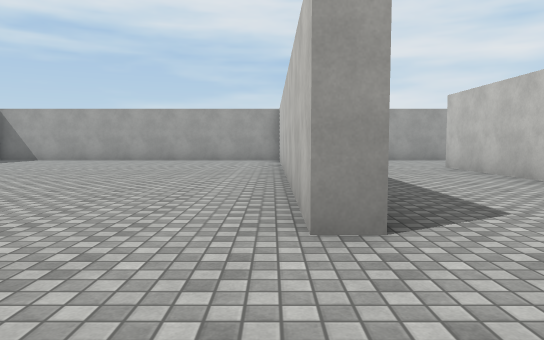
view 1 (above)

22 first-person views from a walk through a Unity game level. The camera is 1.2 m above the floor, tilts 4° down and sees 70° across. The floor is counted in squares, 2 m on a side. Each view is taken from the middle of a square. On the plan, view 1 faces up. The plan holds only what a view shows up to about 11 squares ahead; the rest is blank. The place goes on beyond the plan. The player is left out. Surface patterns are stand-ins for the level's own textures.

view 2
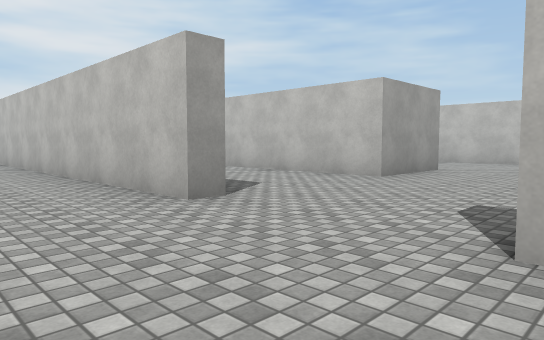

view 3
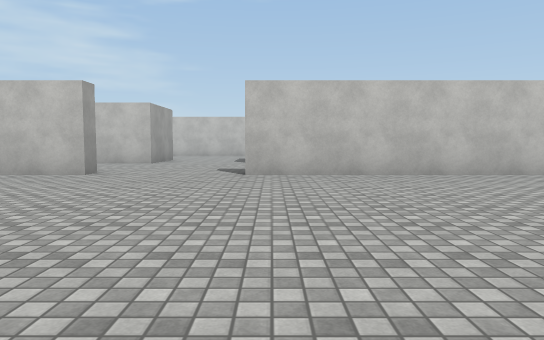

view 4
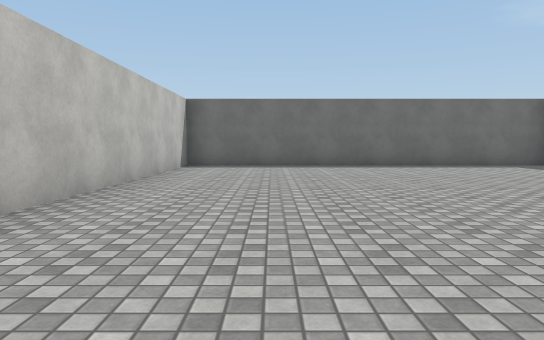

view 5
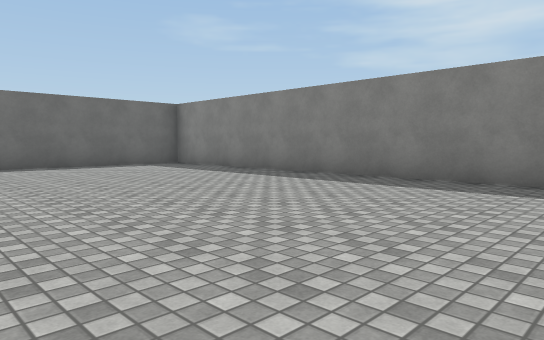

view 6
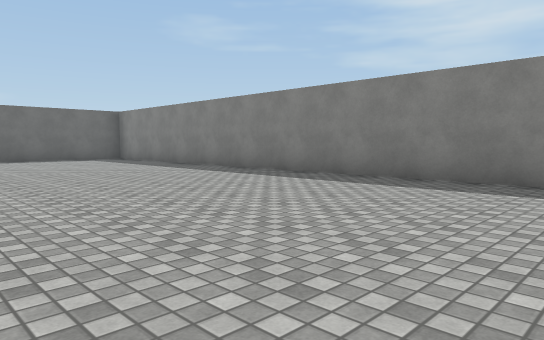

view 7
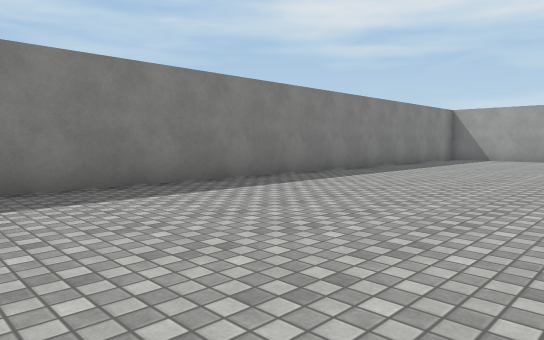

view 8
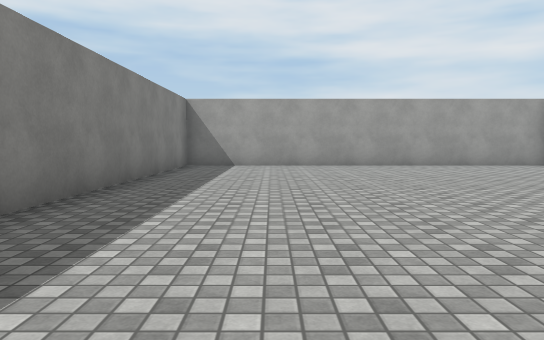

view 9
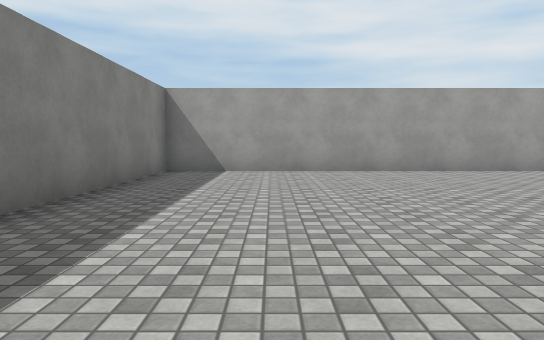

view 10
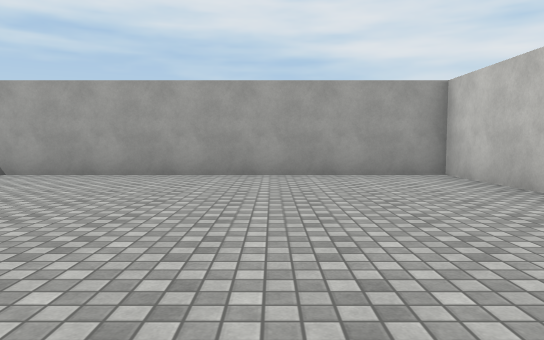

view 11
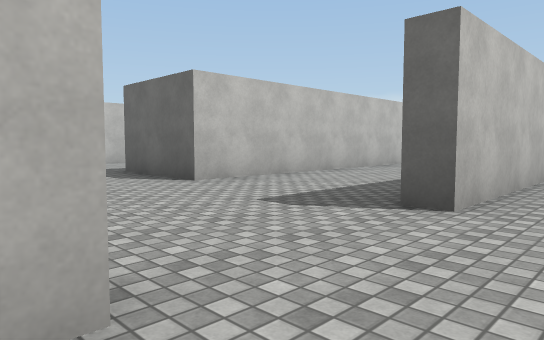

view 12
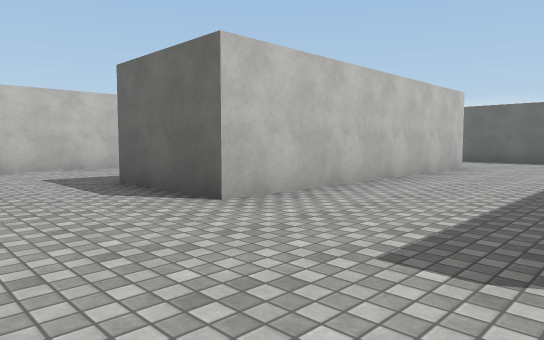

view 13
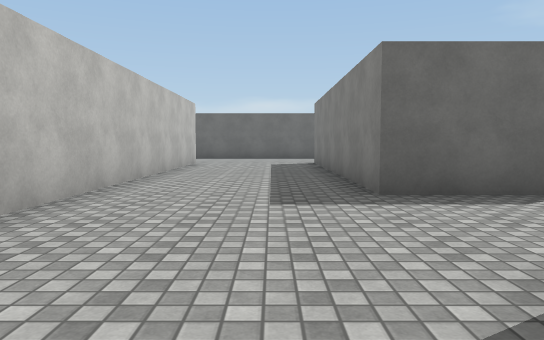

view 14
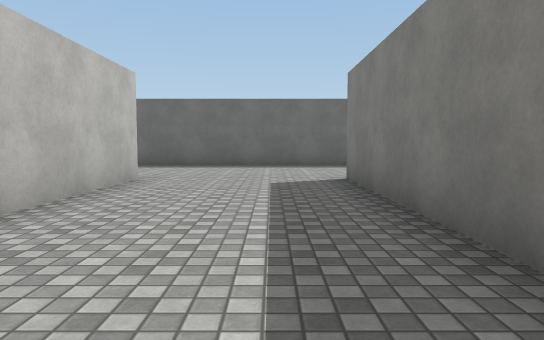

view 15
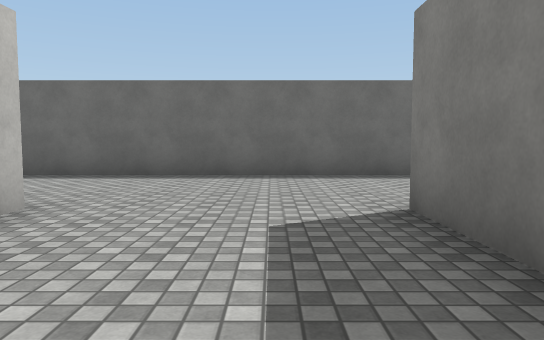

view 16
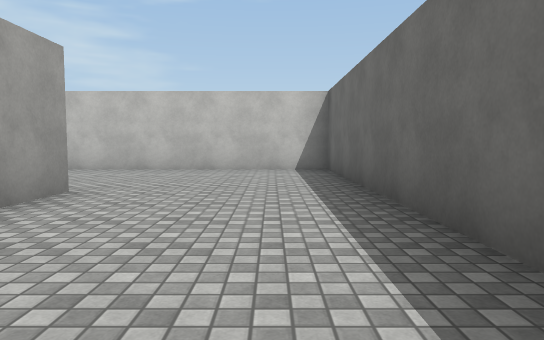

view 17
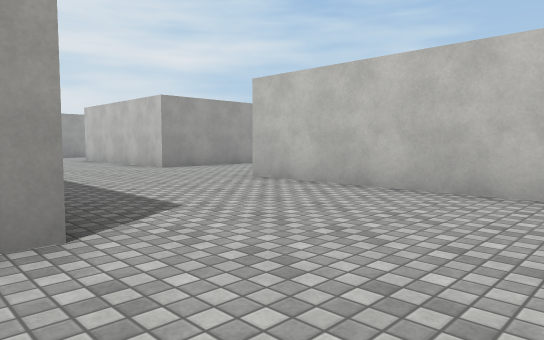

view 18
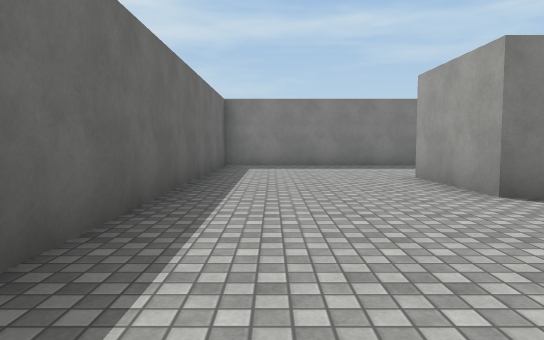

view 19
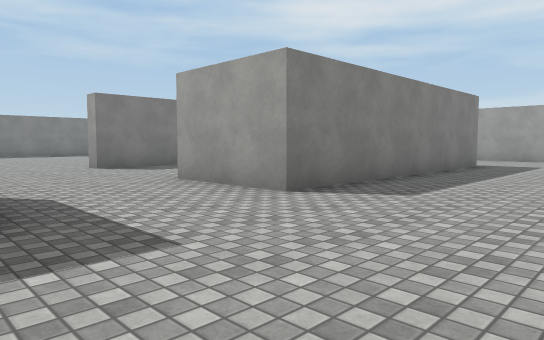

view 20
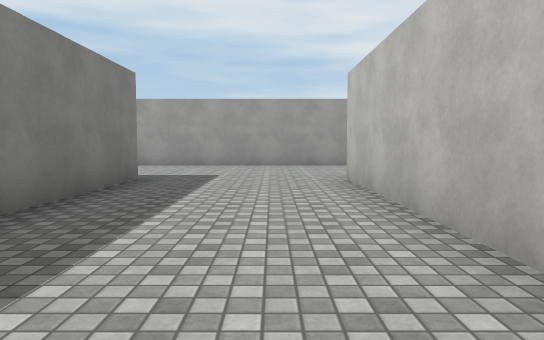

view 21
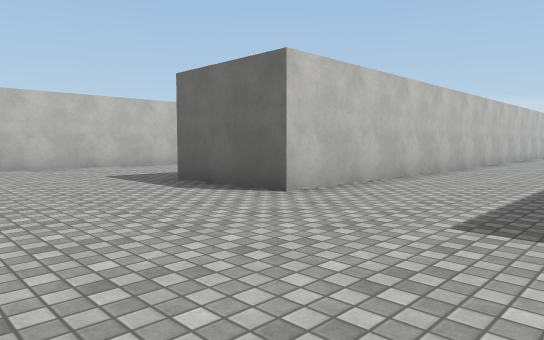

view 22
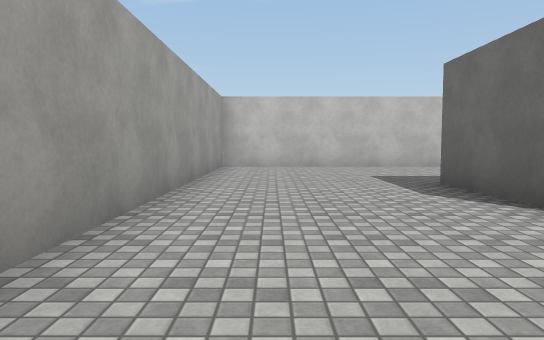

### Floor plan
Points are (right, up) in squares from view 1. A wall is a line through its corners. A room is listed if a view was taken in it or the views show most of it. See-through windows are left out.
Room 1 (views 1, 2, 3, 4, 5, 6, 7, 8, 9, 10, 11, 12, 13, 14, 15, 16, 17, 18, 19, 20, 21, 22)
walls: (4.2, -0.5) (6.7, -0.5) (6.7, -7.5) (4.2, -7.5) (4.2, -0.5); (0.8, 4.8) (0.8, 2.5) (0.2, 2.5) (0.2, 13.2) (-9.2, 13.2) (-9.2, -10.4); (0.8, -6.1) (0.8, -11.2) (16.8, -11.2) (16.8, -4.8); (6.7, 9.5) (6.7, 2.5) (4.2, 2.5) (4.2, 9.5); (10.2, -7.5) (10.2, 9.5) (12.8, 9.5); (12.9, -7.5) (11.5, -7.5); (17.5, -1.5) (16.8, -1.5) (16.8, 0.9); (16.8, 7.1) (16.8, 13.2) (5.4, 13.2); (-9.2, -11.2) (0.2, -11.2) (0.2, -0.5) (0.8, -0.5)

Where each view was taken, in squares from view 1:
view 1: 0 up, 0 right, facing up
view 2: 1 down, 2 left, facing up-right
view 3: 1 down, 7 left, facing right
view 4: 1 down, 2 left, facing down
view 5: 1 down, 3 left, facing down-left
view 6: 3 up, 3 left, facing down-left
view 7: 1 down, 4 left, facing up-left
view 8: 3 up, 7 left, facing up
view 9: 5 up, 7 left, facing up
view 10: 6 up, 3 left, facing up
view 11: 3 up, 1 left, facing down-right
view 12: 2 up, 1 right, facing down-right
view 13: 4 up, 8 right, facing down
view 14: 1 down, 8 right, facing down
view 15: 4 down, 8 right, facing down
view 16: 10 down, 8 right, facing right
view 17: 10 down, 12 right, facing up-right
view 18: 10 down, 11 right, facing left
view 19: 1 down, 10 right, facing up-left
view 20: 3 up, 9 right, facing up
view 21: 13 up, 7 right, facing down-right
view 22: 12 up, 7 right, facing right
